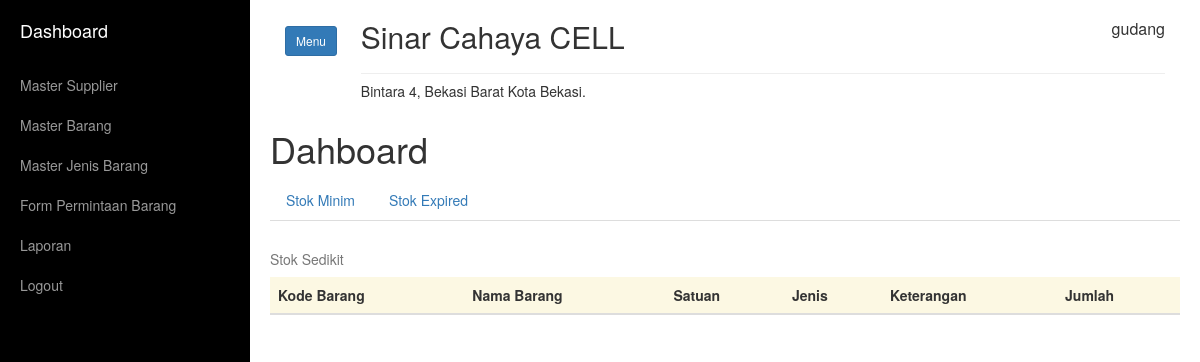
/home.php?link=dashboard (signed in), run on an earlier commit of the app's database.
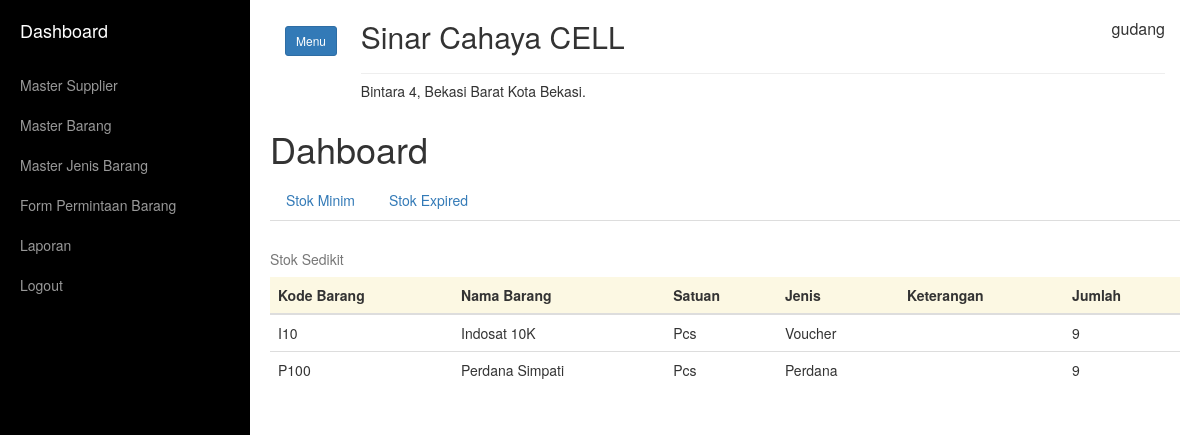
And on a later commit of the database.
### tables this page shows
CREATE TABLE `tb_barang` (
  `id` int(11) NOT NULL,
  `kode_barang` varchar(20) NOT NULL,
  `id_supp` int(11) NOT NULL,
  `nama_barang` varchar(50) NOT NULL,
  `keterangan` text NOT NULL,
  `harga_modal` int(11) NOT NULL,
  `harga_jual` int(11) NOT NULL,
  `jenis` int(11) NOT NULL,
  `satuan` varchar(20) NOT NULL,
  `stock` int(11) NOT NULL,
  `last_update` timestamp NOT NULL DEFAULT current_timestamp(),
  `foto` text NOT NULL
);

CREATE TABLE `tb_jenis` (
  `id` int(11) NOT NULL,
  `nama_jenis` varchar(22) NOT NULL
);

### dashboard.php (the view, shortened to what this page needs)
<h1>Dahboard</h1>
<ul class="nav nav-tabs">
  <li class=""><a data-toggle="tab" href="#set1">Stok Minim </a></li>
  <li class=""><a data-toggle="tab" href="#set2">Stok Expired </a></li>
</ul>
<div class="tab-content">
    <div id="set1" class="tab-pane fade in active"><br>
      <table class="table table-responsive" id="tb1">
      	<caption>Stok Sedikit</caption>
      	<thead>
      		<tr class="warning">
            <th>Kode Barang</th>
      			<th>Nama Barang</th>
            <th>Satuan</th>
            <th>Jenis</th>
            <th>Keterangan</th>
      			<th>Jumlah</th>
      		</tr>
      	</thead>
      	<tbody>
      		<?php
      		$query = mysqli_query($conn, "SELECT *, a.id as idm, b.id as idj FROM tb_barang a
          LEFT JOIN tb_jenis b ON a.jenis = b.id
          WHERE a.stock < 10");
      		while ($data = mysqli_fetch_array($query)) { ?>
	      		<tr>
	      			<td><?php echo $data['kode_barang'] ?></td>
              <td><?php echo $data['nama_barang'] ?></td>
              <td><?php echo $data['satuan'] ?></td>
              <td><?php echo $data['nama_jenis'] ?></td>
              <td><?php echo $data['keterangan'] ?></td>
	      			<td><?php echo $data['stock'] ?></td>
	      		</tr>
      		<?php } ?>
      	</tbody>
      </table>
    </div>
</div>

### home.php (shortened to what this page needs)
<?php
include "koneksi.php";
if (isset($_SESSION['username'])){
?>
<!DOCTYPE html>
<html lang="">
<head>
  <link rel="stylesheet" type="text/css" href="assets/css/bootstrap.css">
  <link rel="stylesheet" type="text/css" href="assets/css/simple-sidebar.css">
  <link rel="stylesheet" type="text/css" href="assets/css/jquery.dataTables.css">
  <link rel="stylesheet" type="text/css" href="assets/css/daterangepicker.css">
  <link rel="stylesheet" type="text/css" href="assets/css/bootstrap-datetimepicker.min.css">
</head>
<body>
    <div id="wrapper" class="toggled">
        <div id="sidebar-wrapper">
            <ul class="sidebar-nav">
                <li class="sidebar-brand">
                    <a href="home.php?link=0">
                        Dashboard
                    </a>
                </li>
                <?php if ($_SESSION['level'] == 1) { ?>
                  <li>
                      <a href="home.php?link=master_supp">Master Supplier</a>
                  </li>
                  <li>
                      <a href="home.php?link=master_barang">Master Barang</a>
                  </li>
                  <li>
                      <a href="home.php?link=jenis_barang">Master Jenis Barang</a>
                  </li>
                  <li>
                      <a href="home.php?link=permintaan&id_per=0">Form Permintaan Barang</a>
                  </li>
                  <li><a href="#" id="btn-1" data-toggle="collapse" data-target="#submenu1" aria-expanded="false">Laporan</a>
                  </li>
                  <li>
                      <a href="logout.php">Logout</a>
                  </li>
                <?php
                }else if ($_SESSION['level'] == 2) { ?>
                   <li>
                      <a href="home.php?link=transaksi&idt=0">Penjualan</a>
                  </li>
                     <li>
                      <a href="home.php?link=rekap">Laporan Penjualan Barang</a>
                  </li>
                    <li>
                      <a href="logout.php">Logout</a>
                  </li>
                <?php
                } ?>
            </ul>
        </div>
        <div id="page-content-wrapper" style="padding-top: 0px !important;">
            <div class="container-fluid">
              <div class="row">
                <div class="col-md-1">
                <h2>
                  <a href="#menu-toggle" class="btn btn-primary btn-sm" id="menu-toggle">Menu</a>
                </h2>
                </div>
                <div class="col-md-11">
                  <h2>Sinar Cahaya CELL <p class="pull-right" style="font-size: 16px !important;"><?php echo $_SESSION['username']; ?></p><h2><hr style="margin: 0px !important;">
                  <h5>Bintara 4, Bekasi Barat Kota Bekasi.</h5>
                </div>
              </div>
            </div>
            <div class="row">
            <div class="col-md-12">
              <?php
              $link = $_GET['link'];
              switch ($link) {
                default:
                  include "dashboard.php";
                  break;
              }
               ?>
            </div>
            </div>
        </div>
    </div>
</body>
</html>
<?php
}else{
  header('location: index.php');
}
?>

What changed in the data, as far as the page shows it:
added tb_barang: kode_barang "I10", nama_barang "Indosat 10K", satuan "Pcs", tb_jenis.nama_jenis "Voucher", stock "9"
added tb_barang: kode_barang "P100", nama_barang "Perdana Simpati", satuan "Pcs", tb_jenis.nama_jenis "Perdana", stock "9"
